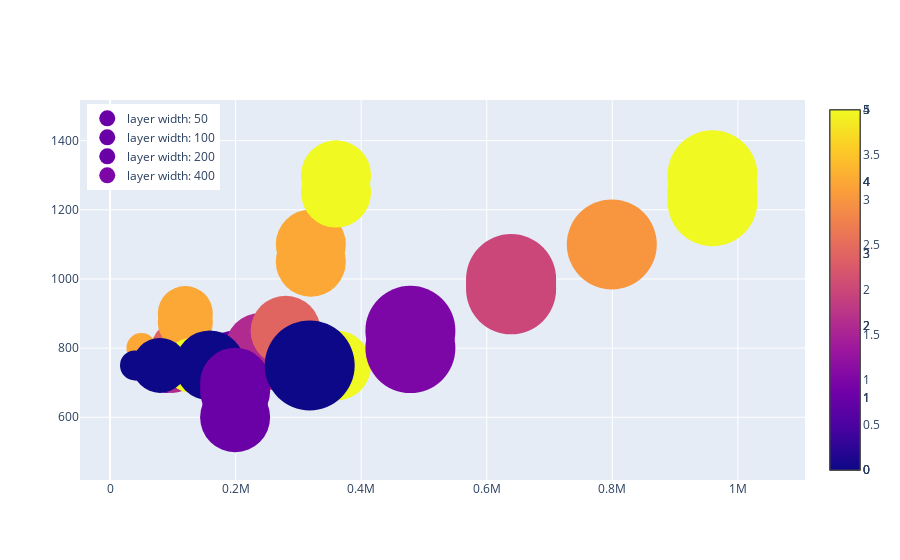

The notebook cell this image was saved under:
### Code cell
fig = go.Figure()

fig.add_trace(go.Scatter(
    x=num_params_50,
    y=intrinsic_dim_50,
    mode='markers',
    marker=dict(
        color=num_layers_50,
        size=30,
        showscale=True
        ),
    error_y=dict(
            type='data', # value of error bar given in data coordinates
            array=[1, 2, 3, 4, 5],
            visible=True),
    name='layer width: 50',
))

fig.add_trace(go.Scatter(
    x=num_params_100,
    y=intrinsic_dim_100,
    mode='markers',
    marker=dict(
        color=num_layers_100,
        size=55,
        showscale=True
        ),
    error_y=dict(
            type='data', # value of error bar given in data coordinates
            array=[1, 2, 3, 4, 5],
            visible=True),
    name='layer width: 100',
))

fig.add_trace(go.Scatter(
    x=num_params_200,
    y=intrinsic_dim_200,
    mode='markers',
    marker=dict(
        color=num_layers_200,
        size=70,
        showscale=True
        ),
    error_y=dict(
            type='data', # value of error bar given in data coordinates
            array=[1, 2, 3, 4, 5],
            visible=True),
    name='layer width: 200'
))

fig.add_trace(go.Scatter(
    x=num_params_400,
    y=intrinsic_dim_400,
    mode='markers',
    marker=dict(
        color=num_layers_400,
        size=90,
        showscale=True
        ),
    error_y=dict(
            type='data', # value of error bar given in data coordinates
            array=[1, 2, 3, 4, 5],
            visible=True),
    name='layer width: 400'
))

fig.update_layout(
    legend=dict(
        itemsizing='trace',
        yanchor="top",
        y=0.99,
        xanchor="left",
        x=0.01,
        )
    )

fig.show()

### Figure 1 — Plotly figure (JSON) as saved in the notebook; plotly's stock layout.template omitted (floating-point values rounded to 4 significant figures)
{"data": [{"error_y": {"array": [1, 2, 3, 4, 5], "type": "data", "visible": true}, "marker": {"color": [1, 2, 3, 4, 5, 0], "showscale": true, "size": 30}, "mode": "markers", "name": "layer width: 50", "type": "scatter", "x": [42310, 44860, 47410, 49960, 52510, 39760], "y": [750, 750, 750, 800, 750, 750]}, {"error_y": {"array": [1, 2, 3, 4, 5], "type": "data", "visible": true}, "marker": {"color": [1, 2, 3, 4, 4, 5, 0], "showscale": true, "size": 55}, "mode": "markers", "name": "layer width: 100", "type": "scatter", "x": [89610, 99710, 109810, 119910, 119910, 130010, 79510], "y": [750, 750, 800, 900, 875, 750, 750]}, {"error_y": {"array": [1, 2, 3, 4, 5], "type": "data", "visible": true}, "marker": {"color": [1, 2, 2, 3, 4, 4, 5, 5, 5, 0, 1, 1, 1], "showscale": true, "size": 70}, "mode": "markers", "name": "layer width: 200", "type": "scatter", "x": [199210, 239410, 239410, 279610, 319810, 319810, 360010, 360010, 360010, 159010, 199210, 199210, 199210], "y": [750, 800, 775, 850, 1100, 1050, 750, 1300, 1250, 750, 600, 700, 675]}, {"error_y": {"array": [1, 2, 3, 4, 5], "type": "data", "visible": true}, "marker": {"color": [1, 1, 2, 2, 2, 3, 4, 4, 4, 0], "showscale": true, "size": 90}, "mode": "markers", "name": "layer width: 400", "type": "scatter", "x": [478410, 478410, 638810, 638810, 638810, 799210, 959610, 959610, 959610, 318010], "y": [850, 800, 1000, 985, 970, 1100, 1300, 1250, 1225, 750]}], "layout": {"legend": {"itemsizing": "trace", "x": 0.01, "xanchor": "left", "y": 0.99, "yanchor": "top"}}}
